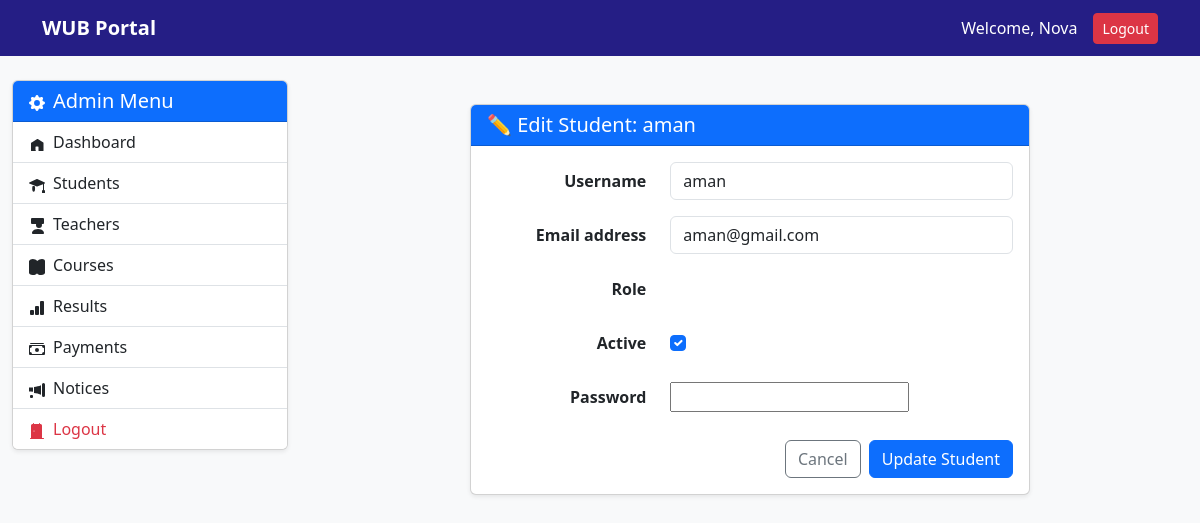
/dashboard/admin/student/edit/1/ (signed in), run on the app's committed database.
### accounts/models.py (models this page shows)
class CustomUser(AbstractUser):
    role = models.CharField(max_length=20, default='student')
    profile_picture = models.ImageField(
        upload_to='profile_pics/',
        null=True,
        blank=True
    )
    phone = models.CharField(max_length=20, null=True, blank=True)
    address = models.TextField(null=True, blank=True)

### accounts/views.py (the view)
# urls.py: path('dashboard/admin/student/edit/<int:id>/', account_views.admin_student_edit, name='admin_student_edit'),
@login_required(login_url='/login/')
def admin_student_edit(request, id):
    student = get_object_or_404(User, id=id, role="student")
    if request.method == "POST":
        form = AdminStudentForm(request.POST, instance=student)
        if form.is_valid():
            user = form.save(commit=False)
            password = form.cleaned_data.get("password")
            if password:
                user.set_password(password)
            user.save()
            messages.success(request, "Student updated successfully.")
            return redirect("admin_students")
    else:
        form = AdminStudentForm(instance=student)
    return render(request, "admin/student_edit.html", {"form": form, "student": student})

### accounts/forms.py
class AdminStudentForm(AdminUserForm):
    def __init__(self, *args, **kwargs):
        super().__init__(*args, **kwargs)
        self.fields['role'].widget = HiddenInput()
        self.fields['role'].initial = 'student'

### templates/admin/student_edit.html (shortened to what this page needs)
{% extends 'admin/admin_base.html' %}
{% block admin_content %}
<div class="container mt-4">
    <div class="row justify-content-center">
        <div class="col-lg-8">
            <div class="card shadow-sm">
                <div class="card-header bg-primary text-white">
                    <h5 class="mb-0">✏️ Edit Student: {{ student.username }}</h5>
                </div>
                <div class="card-body">
                    <form method="POST">
                        {% for field in form %}
                            <div class="row mb-3 align-items-center">
                                <label class="col-md-4 col-form-label text-end fw-semibold">
                                    {{ field.label }}
                                </label>
                                <div class="col-md-8">
                                    {{ field }}
                                </div>
                            </div>
                        {% endfor %}
                        <div class="d-flex justify-content-end gap-2 mt-4">
                            <a href="{% url 'admin_students' %}" class="btn btn-outline-secondary">
                                Cancel
                            </a>
                            <button type="submit" class="btn btn-primary">
                                Update Student
                            </button>
                        </div>
                    </form>
                </div>
            </div>
        </div>
    </div>
</div>
{% endblock %}

### templates/base.html (shortened to what this page needs)
{% load static %}
<!DOCTYPE html>
<html lang="en">
<head>
    <link href="https://cdn.jsdelivr.net/npm/bootstrap@5.3.0/dist/css/bootstrap.min.css" rel="stylesheet">
</head>
<body>
    <nav class="navbar navbar-expand-lg navbar-dark">
        <div class="container">
            <a class="navbar-brand fw-bold" href="{% url 'student_dashboard' %}">WUB Portal</a>
            <div class="ms-auto d-flex align-items-center">
                <span class="text-white me-3">
                    Welcome, {{ request.user.get_full_name|default:request.user.username }}
                </span>
                <form method="post" action="{% url 'logout' %}" style="display: inline;">
                    <button type="submit" class="btn btn-danger btn-sm">Logout</button>
                </form>
            </div>
        </div>
    </nav>
    {% block content %}
    {% endblock %}
</body>
</html>

### templates/base.html (style rules this page uses)
body { background-color: #f8f9fa; }
.navbar { background: #251e85; }
.navbar-brand, .nav-link { color: white !important; }
.card-header { background: #251e85; color: white; }

### data on the page
CustomUser: user.get_full_name "Nova"
CustomUser: username "aman", form "aman" "aman@gmail.com" "☑"

### other printed values
{{ field.label }} "Username" "Email address" "Role" "Active" "Password"
